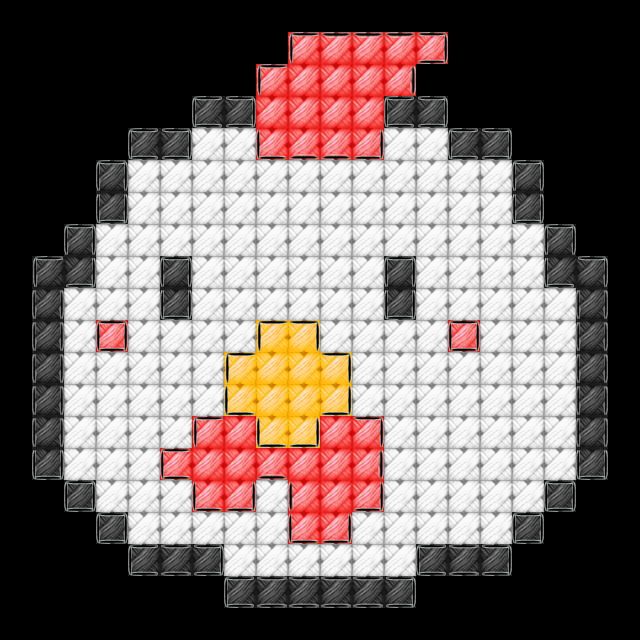

This is a level from a 2D game, rendered from its Tiled map with the project's own tilesets. A one-line summary and the complete map file follow:
An orthogonal 20x20 tile map with 32x32 px tiles, 3 tile layers (layer1, layer2, layer3), 2 tilesets.

<map version="1.2" tiledversion="1.3.4" orientation="orthogonal" renderorder="left-down" width="20" height="20" tilewidth="32" tileheight="32" infinite="0" nextlayerid="5" nextobjectid="1">
 <tileset firstgid="1" source="color.tsx" />
 <tileset firstgid="22" source="stroke.tsx" />
 <layer id="1" name="layer1" width="20" height="20">
  <data encoding="csv">
0,0,0,0,0,0,0,0,0,0,0,0,0,0,0,0,0,0,0,0,
0,0,0,0,0,0,0,0,0,13,13,13,13,13,0,0,0,0,0,0,
0,0,0,0,0,0,0,0,13,13,13,13,13,0,0,0,0,0,0,0,
0,0,0,0,0,0,11,11,13,13,13,13,11,11,0,0,0,0,0,0,
0,0,0,0,11,11,2,2,13,13,13,13,2,2,11,11,0,0,0,0,
0,0,0,11,2,2,2,2,2,2,2,2,2,2,2,2,11,0,0,0,
0,0,0,11,2,2,2,2,2,2,2,2,2,2,2,2,11,0,0,0,
0,0,11,2,2,2,2,2,2,2,2,2,2,2,2,2,2,11,0,0,
0,11,11,2,2,11,2,2,2,2,2,2,11,2,2,2,2,11,11,0,
0,11,2,2,2,11,2,2,2,2,2,2,11,2,2,2,2,2,11,0,
0,11,2,13,2,2,2,2,8,8,2,2,2,2,13,2,2,2,11,0,
0,11,2,2,2,2,2,8,8,8,8,2,2,2,2,2,2,2,11,0,
0,11,2,2,2,2,2,8,8,8,8,2,2,2,2,2,2,2,11,0,
0,11,2,2,2,2,13,13,8,8,13,13,2,2,2,2,2,2,11,0,
0,11,2,2,2,13,13,13,13,13,13,13,2,2,2,2,2,2,11,0,
0,0,11,2,2,2,13,13,2,13,13,13,2,2,2,2,2,11,0,0,
0,0,0,11,2,2,2,2,2,13,13,2,2,2,2,2,11,0,0,0,
0,0,0,0,11,11,11,2,2,2,2,2,2,11,11,11,0,0,0,0,
0,0,0,0,0,0,0,11,11,11,11,11,11,0,0,0,0,0,0,0,
0,0,0,0,0,0,0,0,0,0,0,0,0,0,0,0,0,0,0,0
</data>
 </layer>
 <layer id="3" name="layer2" width="20" height="20">
  <data encoding="csv">
0,0,0,0,0,0,0,0,0,0,0,0,0,0,0,0,0,0,0,0,
0,0,0,0,0,0,0,0,0,0,0,0,0,0,0,0,0,0,0,0,
0,0,0,0,0,0,0,0,0,0,0,0,0,0,0,0,0,0,0,0,
0,0,0,0,0,0,0,0,0,0,0,0,0,0,0,0,0,0,0,0,
0,0,0,0,0,0,0,0,0,0,0,0,0,0,0,0,0,0,0,0,
0,0,0,0,0,0,0,0,0,0,0,0,0,0,0,0,0,0,0,0,
0,0,0,0,0,0,0,0,0,0,0,0,0,0,0,0,0,0,0,0,
0,0,0,0,0,0,0,0,0,0,0,0,0,0,0,0,0,0,0,0,
0,0,0,0,0,0,0,0,0,0,0,0,0,0,0,0,0,0,0,0,
0,0,0,0,0,0,0,0,0,0,0,0,0,0,0,0,0,0,0,0,
0,0,0,0,0,0,0,0,0,0,0,0,0,0,0,0,0,0,0,0,
0,0,0,0,0,0,0,0,0,0,0,0,0,0,0,0,0,0,0,0,
0,0,0,0,0,0,0,0,0,0,0,0,0,0,0,0,0,0,0,0,
0,0,0,0,0,0,0,0,0,0,0,0,0,0,0,0,0,0,0,0,
0,0,0,0,0,0,0,0,0,0,0,0,0,0,0,0,0,0,0,0,
0,0,0,0,0,0,0,0,0,0,0,0,0,0,0,0,0,0,0,0,
0,0,0,0,0,0,0,0,0,0,0,0,0,0,0,0,0,0,0,0,
0,0,0,0,0,0,0,0,0,0,0,0,0,0,0,0,0,0,0,0,
0,0,0,0,0,0,0,0,0,0,0,0,0,0,0,0,0,0,0,0,
0,0,0,0,0,0,0,0,0,0,0,0,0,0,0,0,0,0,0,0
</data>
 </layer>
 <objectgroup id="4" name="logiclayer">
  <properties>
   <property name="usegid" value="2;11;13;8" />
   <property name="useicon" value="2.png;11.png;13.png;8.png" />
  </properties>
 </objectgroup>
 <layer id="2" name="layer3" width="20" height="20">
  <data encoding="csv">
0,0,0,0,0,0,0,0,0,0,0,0,0,0,0,0,0,0,0,0,
0,0,0,0,0,0,0,0,0,26,23,23,23,34,0,0,0,0,0,0,
0,0,0,0,0,0,0,0,26,0,0,0,24,0,0,0,0,0,0,0,
0,0,0,0,0,0,36,34,0,0,0,0,36,34,0,0,0,0,0,0,
0,0,0,0,36,34,0,0,27,25,25,29,0,0,36,34,0,0,0,0,
0,0,0,37,0,0,0,0,0,0,0,0,0,0,0,0,37,0,0,0,
0,0,0,35,0,0,0,0,0,0,0,0,0,0,0,0,35,0,0,0,
0,0,37,0,0,0,0,0,0,0,0,0,0,0,0,0,0,37,0,0,
0,26,29,0,0,37,0,0,0,0,0,0,37,0,0,0,0,27,28,0,
0,31,0,0,0,35,0,0,0,0,0,0,35,0,0,0,0,0,31,0,
0,31,0,32,0,0,0,0,26,28,0,0,0,0,32,0,0,0,31,0,
0,31,0,0,0,0,0,26,0,0,28,0,0,0,0,0,0,0,31,0,
0,31,0,0,0,0,0,27,0,0,29,0,0,0,0,0,0,0,31,0,
0,31,0,0,0,0,26,0,27,29,0,28,0,0,0,0,0,0,31,0,
0,35,0,0,0,36,0,0,25,0,0,24,0,0,0,0,0,0,35,0,
0,0,32,0,0,0,27,29,0,22,0,29,0,0,0,0,0,32,0,0,
0,0,0,32,0,0,0,0,0,27,29,0,0,0,0,0,32,0,0,0,
0,0,0,0,36,30,34,0,0,0,0,0,0,36,30,34,0,0,0,0,
0,0,0,0,0,0,0,36,30,30,30,30,34,0,0,0,0,0,0,0,
0,0,0,0,0,0,0,0,0,0,0,0,0,0,0,0,0,0,0,0
</data>
 </layer>
</map>
